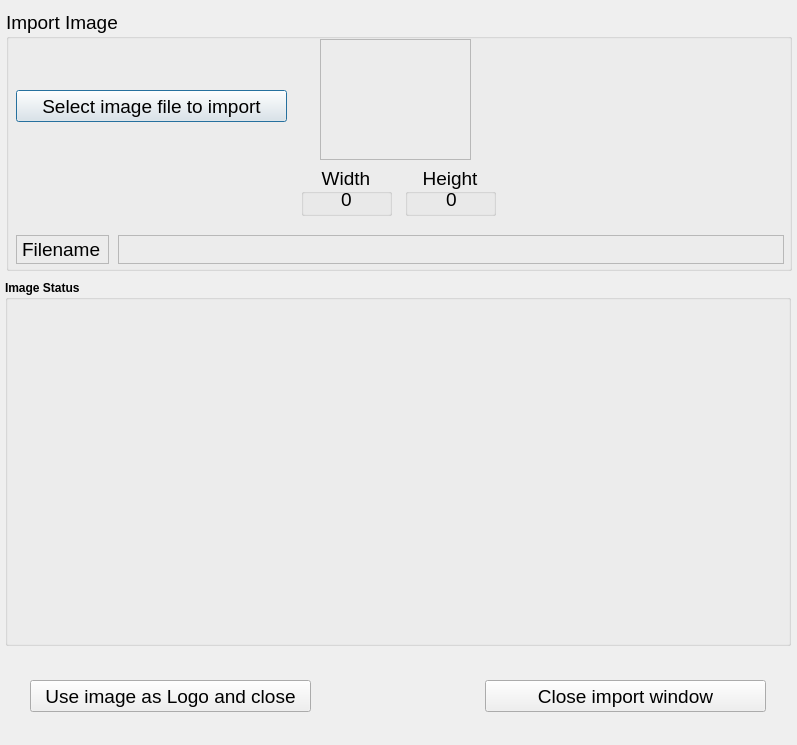
<?xml version="1.0" encoding="UTF-8"?>
<ui version="4.0">
 <class>ImageImport</class>
 <widget class="QDialog" name="ImageImport">
  <property name="geometry">
   <rect>
    <x>0</x>
    <y>0</y>
    <width>797</width>
    <height>745</height>
   </rect>
  </property>
  <property name="windowTitle">
   <string>Image Import</string>
  </property>
  <property name="modal">
   <bool>true</bool>
  </property>
  <widget class="QGroupBox" name="groupBox">
   <property name="geometry">
    <rect>
     <x>6</x>
     <y>10</y>
     <width>786</width>
     <height>261</height>
    </rect>
   </property>
   <property name="font">
    <font>
     <family>Arial</family>
     <pointsize>14</pointsize>
    </font>
   </property>
   <property name="title">
    <string>Import Image</string>
   </property>
   <widget class="QPushButton" name="importLogoBtn">
    <property name="geometry">
     <rect>
      <x>10</x>
      <y>80</y>
      <width>271</width>
      <height>32</height>
     </rect>
    </property>
    <property name="font">
     <font>
      <family>Arial</family>
      <pointsize>14</pointsize>
     </font>
    </property>
    <property name="toolTip">
     <string>&lt;html&gt;&lt;head/&gt;&lt;body&gt;&lt;p&gt;Currently, only BMP image format is supported when xrdp renders the logo. Use this facility to conveniently convert a JPG/PNG/GIF/etc image into it's corresponding BMP format.&lt;/p&gt;&lt;p&gt;&lt;br/&gt;&lt;/p&gt;&lt;p&gt;Note that any images which have an Alpha channel, will have that replaced with a white background.&lt;/p&gt;&lt;p&gt;&lt;br/&gt;&lt;/p&gt;&lt;p&gt;You should then save the converted file to a location convenient for xrdp to access.&lt;/p&gt;&lt;/body&gt;&lt;/html&gt;</string>
    </property>
    <property name="text">
     <string>Select image file to import</string>
    </property>
   </widget>
   <widget class="QLabel" name="importedLogoLabel">
    <property name="geometry">
     <rect>
      <x>314</x>
      <y>29</y>
      <width>151</width>
      <height>121</height>
     </rect>
    </property>
    <property name="frameShape">
     <enum>QFrame::StyledPanel</enum>
    </property>
    <property name="frameShadow">
     <enum>QFrame::Raised</enum>
    </property>
    <property name="lineWidth">
     <number>2</number>
    </property>
    <property name="midLineWidth">
     <number>1</number>
    </property>
    <property name="text">
     <string/>
    </property>
    <property name="scaledContents">
     <bool>false</bool>
    </property>
    <property name="alignment">
     <set>Qt::AlignCenter</set>
    </property>
   </widget>
   <widget class="QGroupBox" name="groupBox_4">
    <property name="geometry">
     <rect>
      <x>399</x>
      <y>155</y>
      <width>91</width>
      <height>51</height>
     </rect>
    </property>
    <property name="title">
     <string>Height</string>
    </property>
    <property name="alignment">
     <set>Qt::AlignCenter</set>
    </property>
    <widget class="QLabel" name="importedLogoHeightLabel">
     <property name="geometry">
      <rect>
       <x>6</x>
       <y>25</y>
       <width>81</width>
       <height>19</height>
      </rect>
     </property>
     <property name="frameShape">
      <enum>QFrame::NoFrame</enum>
     </property>
     <property name="text">
      <string>0</string>
     </property>
     <property name="alignment">
      <set>Qt::AlignCenter</set>
     </property>
    </widget>
   </widget>
   <widget class="QGroupBox" name="groupBox_5">
    <property name="geometry">
     <rect>
      <x>295</x>
      <y>155</y>
      <width>91</width>
      <height>51</height>
     </rect>
    </property>
    <property name="title">
     <string>Width</string>
    </property>
    <property name="alignment">
     <set>Qt::AlignCenter</set>
    </property>
    <widget class="QLabel" name="importedLogoWidthLabel">
     <property name="geometry">
      <rect>
       <x>5</x>
       <y>25</y>
       <width>81</width>
       <height>19</height>
      </rect>
     </property>
     <property name="frameShape">
      <enum>QFrame::NoFrame</enum>
     </property>
     <property name="text">
      <string>0</string>
     </property>
     <property name="alignment">
      <set>Qt::AlignCenter</set>
     </property>
    </widget>
   </widget>
   <widget class="QLabel" name="importedLogoFilenameLabel">
    <property name="geometry">
     <rect>
      <x>10</x>
      <y>225</y>
      <width>93</width>
      <height>29</height>
     </rect>
    </property>
    <property name="minimumSize">
     <size>
      <width>93</width>
      <height>29</height>
     </size>
    </property>
    <property name="maximumSize">
     <size>
      <width>93</width>
      <height>29</height>
     </size>
    </property>
    <property name="font">
     <font>
      <family>Arial</family>
      <pointsize>14</pointsize>
     </font>
    </property>
    <property name="frameShape">
     <enum>QFrame::StyledPanel</enum>
    </property>
    <property name="frameShadow">
     <enum>QFrame::Raised</enum>
    </property>
    <property name="text">
     <string>Filename</string>
    </property>
   </widget>
   <widget class="QLabel" name="importedFilePath">
    <property name="geometry">
     <rect>
      <x>112</x>
      <y>225</y>
      <width>666</width>
      <height>29</height>
     </rect>
    </property>
    <property name="minimumSize">
     <size>
      <width>617</width>
      <height>29</height>
     </size>
    </property>
    <property name="font">
     <font>
      <family>Arial</family>
      <pointsize>12</pointsize>
      <weight>75</weight>
      <bold>true</bold>
     </font>
    </property>
    <property name="frameShape">
     <enum>QFrame::StyledPanel</enum>
    </property>
    <property name="frameShadow">
     <enum>QFrame::Raised</enum>
    </property>
    <property name="text">
     <string/>
    </property>
    <property name="textInteractionFlags">
     <set>Qt::TextSelectableByMouse</set>
    </property>
   </widget>
  </widget>
  <widget class="QGroupBox" name="groupBox_2">
   <property name="geometry">
    <rect>
     <x>5</x>
     <y>280</y>
     <width>786</width>
     <height>366</height>
    </rect>
   </property>
   <property name="font">
    <font>
     <weight>75</weight>
     <bold>true</bold>
    </font>
   </property>
   <property name="title">
    <string>Image Status</string>
   </property>
   <widget class="QStackedWidget" name="imageStatusStackedWidget">
    <property name="geometry">
     <rect>
      <x>5</x>
      <y>25</y>
      <width>771</width>
      <height>331</height>
     </rect>
    </property>
    <property name="currentIndex">
     <number>0</number>
    </property>
    <widget class="QWidget" name="BlankPage"/>
    <widget class="QWidget" name="ImageOK">
     <widget class="QLabel" name="label">
      <property name="geometry">
       <rect>
        <x>30</x>
        <y>45</y>
        <width>516</width>
        <height>106</height>
       </rect>
      </property>
      <property name="text">
       <string>&lt;html&gt;&lt;head/&gt;&lt;body&gt;&lt;p&gt;&lt;span style=&quot; font-weight:600; color:#008000;&quot;&gt;Image is OK.&lt;/span&gt;&lt;/p&gt;&lt;p&gt;You can now save the image and use it as a&lt;/p&gt;&lt;p&gt;BMP file for use as the XRDP login window logo.&lt;/p&gt;&lt;/body&gt;&lt;/html&gt;</string>
      </property>
     </widget>
     <widget class="QPushButton" name="saveImportedImageBtn">
      <property name="geometry">
       <rect>
        <x>15</x>
        <y>250</y>
        <width>271</width>
        <height>32</height>
       </rect>
      </property>
      <property name="minimumSize">
       <size>
        <width>177</width>
        <height>32</height>
       </size>
      </property>
      <property name="font">
       <font>
        <family>Arial</family>
        <pointsize>14</pointsize>
        <weight>50</weight>
        <bold>false</bold>
       </font>
      </property>
      <property name="text">
       <string>Save Imported Image as BMP</string>
      </property>
     </widget>
     <widget class="QLabel" name="exportedFilePath">
      <property name="geometry">
       <rect>
        <x>105</x>
        <y>295</y>
        <width>666</width>
        <height>29</height>
       </rect>
      </property>
      <property name="minimumSize">
       <size>
        <width>617</width>
        <height>29</height>
       </size>
      </property>
      <property name="font">
       <font>
        <family>Arial</family>
        <pointsize>12</pointsize>
        <weight>75</weight>
        <bold>true</bold>
       </font>
      </property>
      <property name="frameShape">
       <enum>QFrame::StyledPanel</enum>
      </property>
      <property name="frameShadow">
       <enum>QFrame::Raised</enum>
      </property>
      <property name="text">
       <string/>
      </property>
      <property name="textInteractionFlags">
       <set>Qt::TextSelectableByMouse</set>
      </property>
     </widget>
     <widget class="QLabel" name="exportedLogoFilenameLabel">
      <property name="geometry">
       <rect>
        <x>3</x>
        <y>295</y>
        <width>93</width>
        <height>29</height>
       </rect>
      </property>
      <property name="minimumSize">
       <size>
        <width>93</width>
        <height>29</height>
       </size>
      </property>
      <property name="maximumSize">
       <size>
        <width>93</width>
        <height>29</height>
       </size>
      </property>
      <property name="font">
       <font>
        <family>Arial</family>
        <pointsize>14</pointsize>
        <weight>50</weight>
        <bold>false</bold>
       </font>
      </property>
      <property name="frameShape">
       <enum>QFrame::StyledPanel</enum>
      </property>
      <property name="frameShadow">
       <enum>QFrame::Raised</enum>
      </property>
      <property name="text">
       <string>Filename</string>
      </property>
     </widget>
    </widget>
    <widget class="QWidget" name="ImageWidthBad">
     <widget class="QLabel" name="label_2">
      <property name="geometry">
       <rect>
        <x>25</x>
        <y>10</y>
        <width>736</width>
        <height>216</height>
       </rect>
      </property>
      <property name="text">
       <string>&lt;html&gt;&lt;head/&gt;&lt;body&gt;&lt;p&gt;&lt;span style=&quot; font-weight:600; color:#c00000;&quot;&gt;Image has a problem.&lt;/span&gt;&lt;/p&gt;&lt;p&gt;Currently, XRDP has a bug whereby if the image Width is not divisible by 4, the image will not be displayed properly in the xrdp login window.&lt;/p&gt;&lt;p&gt;&lt;br/&gt;XRDPConfigurator can rescale the image for you, just one of click the buttons below and the image will be rescaled up or down to the closest width value divisible by 4.&lt;/p&gt;&lt;p&gt;The aspect ratio of the image will be kept.&lt;/p&gt;&lt;/body&gt;&lt;/html&gt;</string>
      </property>
      <property name="wordWrap">
       <bool>true</bool>
      </property>
     </widget>
     <widget class="QPushButton" name="increaseImageBtn">
      <property name="geometry">
       <rect>
        <x>205</x>
        <y>225</y>
        <width>346</width>
        <height>32</height>
       </rect>
      </property>
      <property name="minimumSize">
       <size>
        <width>177</width>
        <height>32</height>
       </size>
      </property>
      <property name="font">
       <font>
        <family>Arial</family>
        <pointsize>14</pointsize>
        <weight>50</weight>
        <bold>false</bold>
       </font>
      </property>
      <property name="text">
       <string>Increase image width by pixels</string>
      </property>
     </widget>
     <widget class="QPushButton" name="decreaseImageBtn">
      <property name="geometry">
       <rect>
        <x>205</x>
        <y>295</y>
        <width>346</width>
        <height>32</height>
       </rect>
      </property>
      <property name="minimumSize">
       <size>
        <width>177</width>
        <height>32</height>
       </size>
      </property>
      <property name="font">
       <font>
        <family>Arial</family>
        <pointsize>14</pointsize>
        <weight>50</weight>
        <bold>false</bold>
       </font>
      </property>
      <property name="text">
       <string>Decrease image width by pixels</string>
      </property>
     </widget>
     <widget class="QLabel" name="label_3">
      <property name="geometry">
       <rect>
        <x>350</x>
        <y>263</y>
        <width>66</width>
        <height>26</height>
       </rect>
      </property>
      <property name="text">
       <string>or</string>
      </property>
      <property name="alignment">
       <set>Qt::AlignCenter</set>
      </property>
     </widget>
    </widget>
   </widget>
  </widget>
  <widget class="QPushButton" name="switchToImportedLogoBtn">
   <property name="geometry">
    <rect>
     <x>30</x>
     <y>680</y>
     <width>281</width>
     <height>32</height>
    </rect>
   </property>
   <property name="minimumSize">
    <size>
     <width>177</width>
     <height>32</height>
    </size>
   </property>
   <property name="font">
    <font>
     <family>Arial</family>
     <pointsize>14</pointsize>
    </font>
   </property>
   <property name="text">
    <string>Use image as Logo and close</string>
   </property>
  </widget>
  <widget class="QPushButton" name="closeImportWindowBtn">
   <property name="geometry">
    <rect>
     <x>485</x>
     <y>680</y>
     <width>281</width>
     <height>32</height>
    </rect>
   </property>
   <property name="minimumSize">
    <size>
     <width>177</width>
     <height>32</height>
    </size>
   </property>
   <property name="font">
    <font>
     <family>Arial</family>
     <pointsize>14</pointsize>
    </font>
   </property>
   <property name="text">
    <string>Close import window</string>
   </property>
  </widget>
 </widget>
 <resources/>
 <connections/>
</ui>
